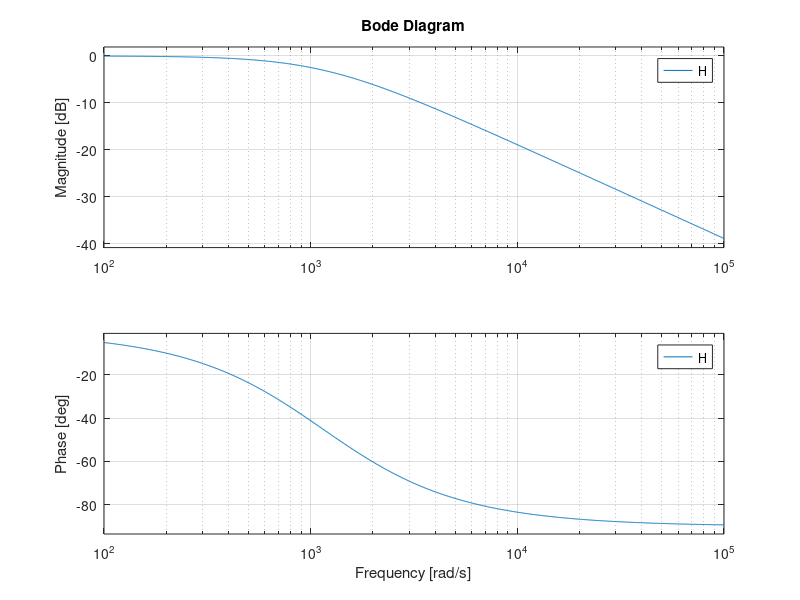

This figure's MATLAB source:
R = 9910;
C = 88.2e-9;  % Paralelo dos Capacitores

Fc = (1)/(2*3.14*R*C);

Avdb = 20*log10((1)/(sqrt((1)^2+((10/Fc)^2))));

% p/ o grafico de bode
pkg load control;

% H(s) = 1/(RCs + 1)
H = tf([1], [R*C, 1]);

bode(H);
